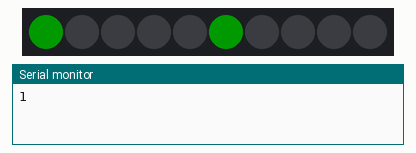
Recording of a sketch running on a simulated Arduino Uno, built with avr-gcc and run on an emulated ATmega328P. Parts: 10 RGB LEDs in strip order, left to right, the last lines printed to the serial monitor. Dim RGB values are drawn brighter than linear.

Above: at 0.1 s.
At 0.5 s:
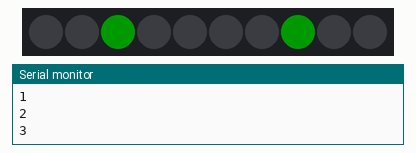
At 0.9 s:
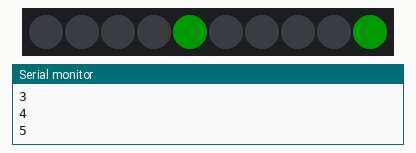
At 1.3 s:
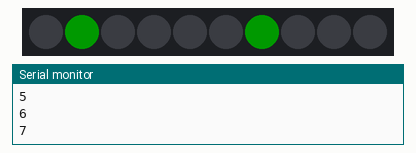

Measured:
- by itself, everything shown: repeats every 1.0 s, in 5 steps

The sketch:

greendot.ino
```cpp
// A basic everyday NeoPixel strip test program.

// NEOPIXEL BEST PRACTICES for most reliable operation:
// - Add 1000 uF CAPACITOR between NeoPixel strip's + and - connections.
// - MINIMIZE WIRING LENGTH between microcontroller board and first pixel.
// - NeoPixel strip's DATA-IN should pass through a 300-500 OHM RESISTOR.
// - AVOID connecting NeoPixels on a LIVE CIRCUIT. If you must, ALWAYS
//   connect GROUND (-) first, then +, then data.
// - When using a 3.3V microcontroller with a 5V-powered NeoPixel strip,
//   a LOGIC-LEVEL CONVERTER on the data line is STRONGLY RECOMMENDED.
// (Skipping these may work OK on your workbench but can fail in the field)

#include <Adafruit_NeoPixel.h>
#ifdef __AVR__
#include <avr/power.h> // Required for 16 MHz Adafruit Trinket
#endif

// Which pin on the Arduino is connected to the NeoPixels?
// On a Trinket or Gemma we suggest changing this to 1:
#define LED_PIN    8

// How many NeoPixels are attached to the Arduino?
#define LED_COUNT 10

// Declare our NeoPixel strip object:
Adafruit_NeoPixel strip(LED_COUNT, LED_PIN, NEO_GRB + NEO_KHZ800);
// Argument 1 = Number of pixels in NeoPixel strip
// Argument 2 = Arduino pin number (most are valid)
// Argument 3 = Pixel type flags, add together as needed:
//   NEO_KHZ800  800 KHz bitstream (most NeoPixel products w/WS2812 LEDs)
//   NEO_KHZ400  400 KHz (classic 'v1' (not v2) FLORA pixels, WS2811 drivers)
//   NEO_GRB     Pixels are wired for GRB bitstream (most NeoPixel products)
//   NEO_RGB     Pixels are wired for RGB bitstream (v1 FLORA pixels, not v2)
//   NEO_RGBW    Pixels are wired for RGBW bitstream (NeoPixel RGBW products)

int counter = 0;


// setup() function -- runs once at startup --------------------------------

void setup() {
  // These lines are specifically to support the Adafruit Trinket 5V 16 MHz.
  // Any other board, you can remove this part (but no harm leaving it):
#if defined(__AVR_ATtiny85__) && (F_CPU == 16000000)
  clock_prescale_set(clock_div_1);
#endif
  // END of Trinket-specific code.

  strip.begin();           // INITIALIZE NeoPixel strip object (REQUIRED)
  strip.show();            // Turn OFF all pixels ASAP
  strip.setBrightness(25); // Set BRIGHTNESS to about 1/5 (max = 255)

  Serial.begin(9600);

}


// loop() function -- runs repeatedly as long as board is on ---------------

void loop() {

  //here i possibly define "black" as a 32-bit type
  uint32_t black = strip.Color(0, 0, 0);

  // here I assign all the LEDs to be black
  strip.fill(black, 0, 10);


  //here i assign "green" as a 32-bit type
  uint32_t green = strip.Color(0, 255, 0);

  // here I assign the LED at location "counter" to be green
  strip.setPixelColor(counter, green);

  strip.setPixelColor((counter+5)%10, green);

  //here i send the data to the pixels
  strip.show();


  // here I keep track of the count variable that indicated the green LED location
  counter++;
  if(counter >= 10) counter = 0;

  Serial.println(counter);
  delay(200);

}
```
